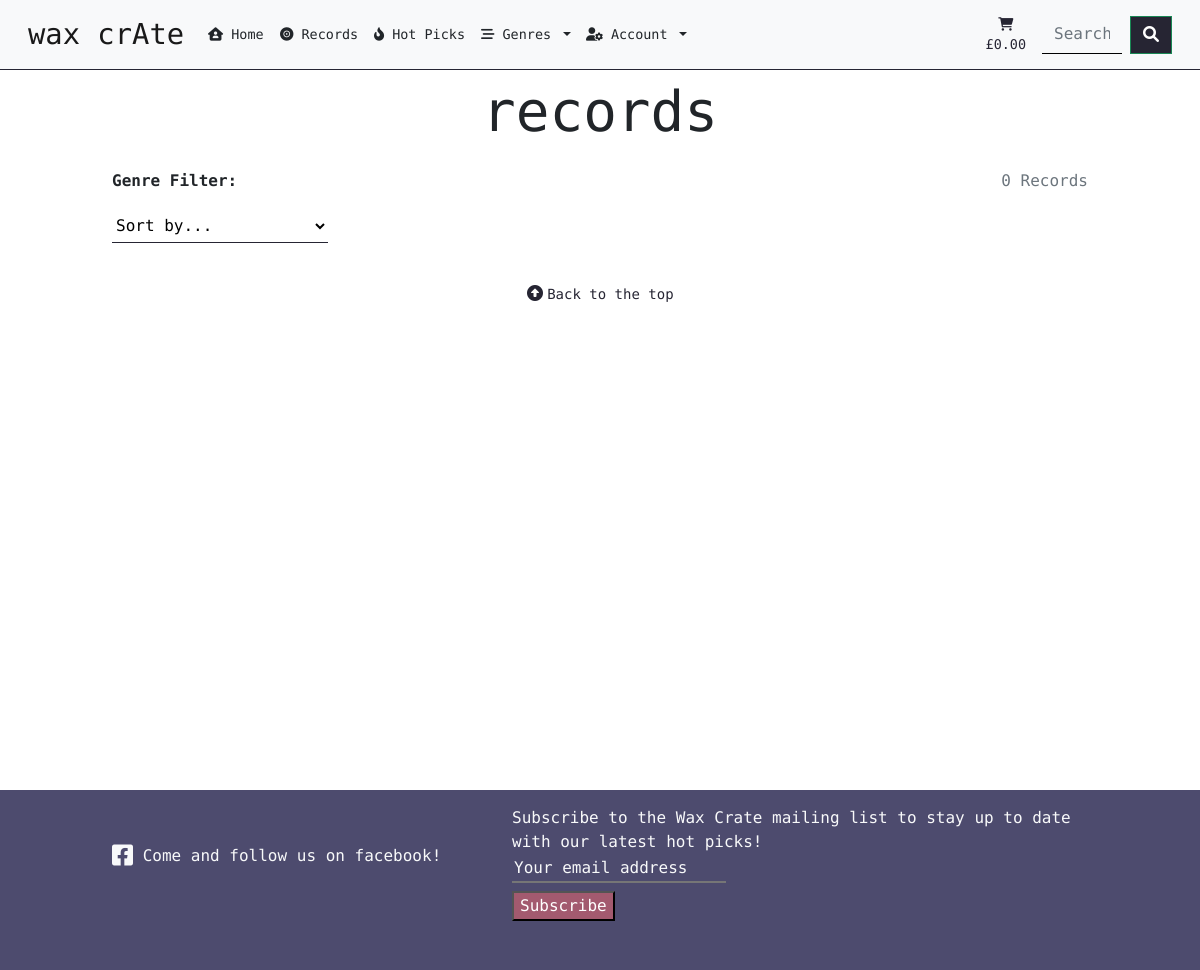
Page /records/ on the earlier database version.
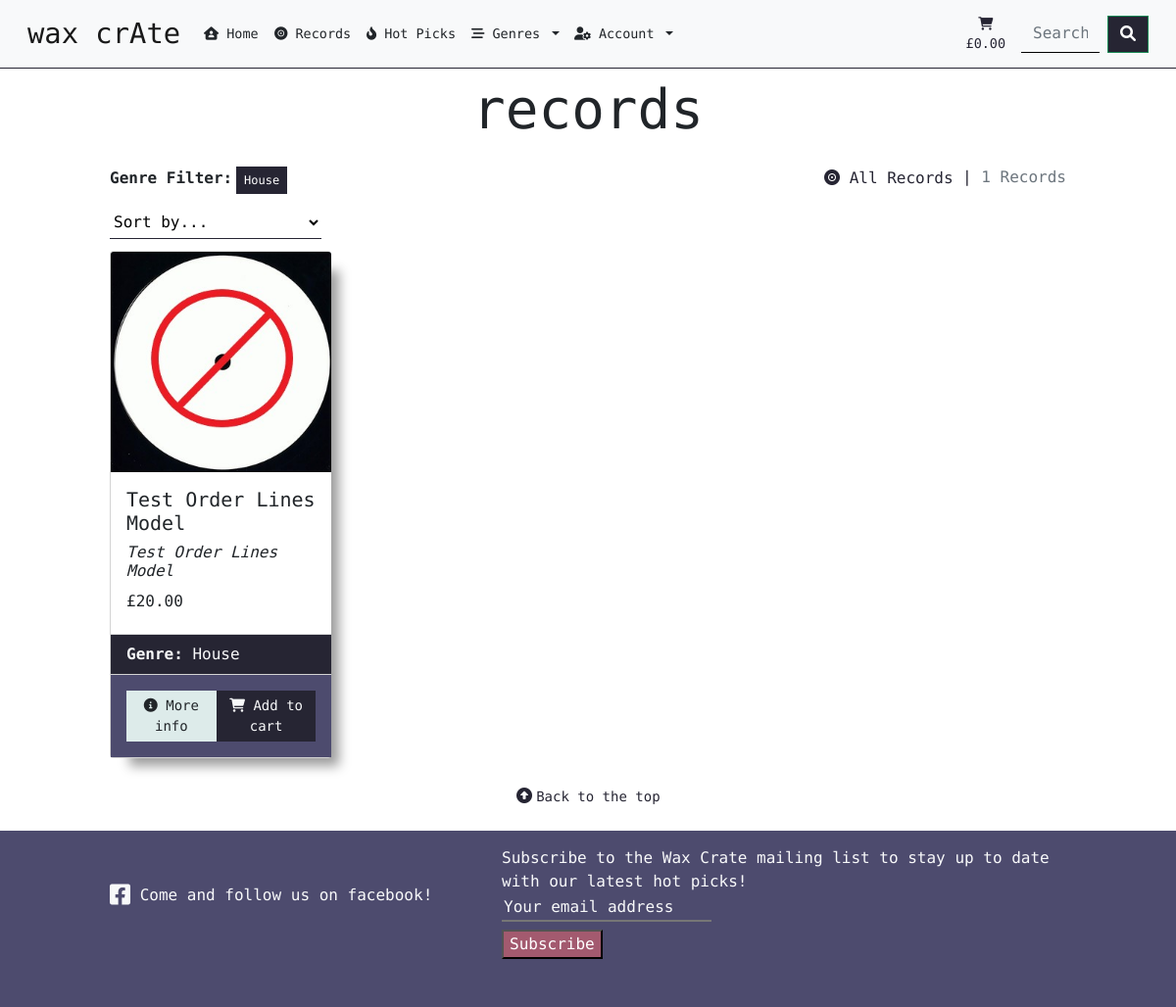
Same page on the later database version.
### records/models.py (models this page shows, shortened)
class Genre(models.Model):
    genre = models.CharField(max_length=254, unique=True)
    def __str__(self):
        return str(self.genre)

class Record(models.Model):
    CONDITION_CHOICES = (
        ('M', 'mint'),
        ('NM', 'near_mint'),
        ('VG', 'very_good'),
        ('G', 'good'),
        ('F', 'fair'),
        ('P', 'poor'),
    )
    genre = models.ForeignKey(
        'Genre', null=True, blank=False, on_delete=models.SET_NULL
        )
    image = models.ImageField(null=True, blank=True)
    title = models.CharField(
        max_length=254, null=False, unique=True, blank=False
    )
    slug = models.SlugField(
        max_length=254, null=False, unique=True, blank=False
    )
    artist = models.CharField(max_length=254, null=False, blank=False)
    record_label = models.CharField(max_length=254, null=False, blank=False)
    release_year = models.CharField(max_length=4, null=False, blank=False)
    hot_pick = models.BooleanField(default=False)
    condition = models.CharField(
        max_length=9, choices=CONDITION_CHOICES,
        default='mint', blank=False, null=False
    )
    price = models.DecimalField(max_digits=6, decimal_places=2)
    tracklist = models.TextField()
    description = models.TextField()
    has_link = models.BooleanField(default=False)
    link_to_music = models.URLField(max_length=1024, null=True, blank=True)

### records/views.py (the view, shortened to what this page needs)
# urls.py: path('', views.all_records, name='records'),
def all_records(request):
    records = Record.objects.all()
    genres = Genre.objects.all()
    query = None
    genre = None
    sort = None
    direction = None
    current_sorting = f'{sort}_{direction}'
    context = {
        'records': records,
        'search_term': query,
        'current_genre': genres,
        'current_sorting': current_sorting,
    }
    return render(request, 'records/records.html', context)

### records/templates/records/records.html (shortened to what this page needs)
{% extends 'base.html' %}
{% load static %}
{% block content %}
<div class="container-fluid footer-holddown">
    <div class="row">
        <div class="col text-center mt-2">
            <h2 class="major-mono display-4 text-lowercase">Records</h2>
        </div>
    </div>
    <div class="row">
        <div class="col-10 col-md-5 offset-1 offset-md-1 d-flex flex-wrap">
            <div class="col d-flex align-items-center flex-wrap">
                <p class="roboto-semi-bold my-auto">Genre Filter: </p>
                {% for genre in current_genre %}
                <a class="genre-badge text-decoration-none" href="{% url 'records' %}?genre={{ genre.genre }}">
                    <span class="p-2 mt-2 m-1 badge rounded-0 roboto-mono-font dark-cta-button hvr-grow-shadow">{{ genre.genre }}</span>
                </a>
                {% endfor %}
            </div>
        </div>
        <div class="col-10 col-md-5 d-flex offset-1 offset-md-0 justify-content-sm-start justify-content-md-end">
            <div class="">
                <p class="text-muted mt-3 text-md-left roboto-mono-font">
                    {% if search_term or current_genre or current_sorting != "None_None" %}
                    <span class="wax-crate-navy-font"><a
                            class="wax-crate-navy-font text-decoration-none hvr-float all-records-page-link"
                            href="{% url 'records' %}"><i class="fa-solid fa-record-vinyl"></i> All Records</a> |
                    </span>
                    {% endif %}
                    {{ records|length }} Records{% if search_term %} found for <strong>"{{ search_term }}"</strong>{% endif %}
                </p>
            </div>
        </div>
    </div>
    <div class="row">
        <div class="col-10 col-md-5 offset-1 offset-md-1">
            <select id="sort-selection-field" class="record-sort-field rounded-0 roboto-mono-font">
                <option value="reset" {% if current_sorting == 'None_None' %} selected {% endif %}>Sort by...</option>
            </select>
        </div>
    </div>
    <div class="row">
        <div class="record-container col-10 offset-1">
            <div class="row">
                {% for record in records %}
                <div class="col-sm-6 col-md-6 col-lg-4 col-xl-3">
                    <article class="card record-card">
                        {% if record.image %}
                        <a href="{% url 'show_record_details' record.slug %}">
                            <img class="card-img-top img-fluid rounded-0" src="{{ record.image.url }}"
                                alt="{{ record.title }}">
                        </a>
                        {% else %}
                        <a href="{% url 'show_record_details' record.slug %}">
                            <img class="card-img-top img-fluid" src="{{ MEDIA_URL }}no-image-available.jpg"
                                alt="No image available">
                        </a>
                        {% endif %}
                        <div class="card-body">
                            <h5 class="card-title roboto-mono-font music-title">{{ record.title }}</h5>
                            <h6 class="card-title roboto-light artist-title"><em>{{ record.artist }}</em></h6>
                            <div class="d-flex justify-content-between">
                                <h6 class="card-title roboto-mono-font">£{{ record.price }}</h6>
                            </div>
                        </div>
                        <ul class="list-group list-group-flush">
                            <li class="list-group-item roboto-mono-font"><strong>Genre:</strong> {{ record.genre }}</li>
                        </ul>
                        <div class="card-body-custom">
                            <a href="{% url 'show_record_details' record.slug %}"
                                class="card-link hvr-grow-shadow roboto-mono-font btn btn-sm rounded-0 more-info-btn"><i
                                    class="fa-solid fa-circle-info"></i> More info</a>
                            <form action="{% url 'add_record_to_cart' record.id %}" method="post">
                                <button type="submit" class="card-link hvr-grow-shadow roboto-mono-font btn btn-sm rounded-0 add-cart-btn">
                                    <i class="fas fa-cart-shopping"></i> Add to cart</a>
                                </button>
                            </form>
                        </div>
                    </article>
                </div>
                {% endfor %}
            </div>
        </div>
    </div>
    <div class="back-to-top-btn-container wax-crate-navy-font text-center mt-4">
        <div>
            <a class="wax-crate-navy-font text-decoration-none hvr-float" id="back-to-top">
                <i class="fa-solid fa-circle-up"></i>
                <small class="roboto-mono-font">Back to the top</small>
            </a>
        </div>
    </div>
</div>
{% endblock %}

### templates/base.html (shortened to what this page needs)
{% load static %}
<!doctype html>
<html lang="en">
<head>
    {% block corecss %}
    <link href="https://cdn.jsdelivr.net/npm/bootstrap@5.1.3/dist/css/bootstrap.min.css" rel="stylesheet"
>
    <link rel="stylesheet" href="https://cdnjs.cloudflare.com/ajax/libs/font-awesome/6.0.0/css/all.min.css"
 />
    <link rel="stylesheet" href="https://cdnjs.cloudflare.com/ajax/libs/hover.css/2.1.1/css/hover-min.css"
 />
    <link rel="stylesheet" href="{% static 'css/base.css' %}">
    {% endblock %}
</head>
<body>
    <header>
        <nav class="navbar navbar-expand-lg navbar-light bg-light">
            <div class="container-fluid">
                <a class="navbar-brand major-mono logo text-lowercase" href="{% url 'home' %}">Wax Cr<span class="text-uppercase">a</span>te</a>
                <div class="collapse navbar-collapse" id="navbarSupportedContent">
                    <ul class="navbar-nav me-auto mb-2 mb-lg-0">
                        <li class="nav-item hvr-float">
                            <a class="nav-link active roboto-mono-font text-dark" aria-current="page"
                                href="{% url 'home' %}"><i class="fa-solid fa-house-user"></i> Home</a>
                        </li>
                        <li class="nav-item hvr-float">
                            <a class="nav-link roboto-mono-font text-dark" href="{% url 'records' %}"><i
                                    class="fa-solid fa-record-vinyl"></i> Records</a>
                        </li>
                        <li class="nav-item hvr-float">
                            <a class="nav-link roboto-mono-font text-dark"
                                href="{% url 'records' %}?hot_picks={{ record.hot_pick }}"><i
                                    class="fa-solid fa-fire-flame-curved"></i> Hot Picks</a>
                        </li>
                        <li class="nav-item dropdown hvr-float">
                            <a class="nav-link dropdown-toggle roboto-mono-font text-dark" href="#"
                                id="navbargenreDropdown" role="button" data-bs-toggle="dropdown" aria-expanded="false">
                                <i class="fa-solid fa-bars-staggered"></i> Genres
                            </a>
                        </li>
                        <li class="nav-item dropdown hvr-float">
                            <a class="nav-link dropdown-toggle roboto-mono-font text-dark" href="#"
                                id="navbaraccountDropdown" role="button" data-bs-toggle="dropdown"
                                aria-expanded="false">
                                <i class="fa-solid fa-user-gear"></i> Account
                            </a>
                        </li>
                    </ul>
                    <a class="nav-link d-none d-lg-block hvr-grow remove-padding" href="{% url 'show_cart' %}" aria-label="Click here to go to your cart">
                        <div class="text-center cart-link">
                            <div><i class="fas fa-cart-shopping"></i></div>
                            <p class="my-0 roboto-mono-font">
                                {% if order_total %}
                                £{{ order_total|floatformat:2 }}
                                {% else %}
                                £0.00
                                {% endif %}
                            </p>
                        </div>
                    </a>
                    <form class="search-form d-flex roboto-mono-font" method="GET" action="{% url 'records' %}">
                        <input class="form-control rounded-0 search-form-custom me-2" type="text" name="q"
                            placeholder="Search the shop" aria-label="Search">
                        <button class="btn btn-outline-success dark-cta-button rounded-0" type="submit"
                            aria-label="Execute search"><i class="fa-solid fa-magnifying-glass"></i></button>
                    </form>
                </div>
            </div>
        </nav>
    </header>
    {% block content %}
    {% endblock %}
    <footer class="w-100">
        <div class="container-fluid">
            <div class="row">
                <div class="col-sm-10 offset-sm-1 col-lg-4 offset-lg-1">
                    <div class="facebook-section mt-3 d-flex align-items-center wax-crate-purple-bg mb-3">
                        <a href="https://www.facebook.com/Wax-Crate-105905128683838" target="_blank" rel="noopener" class="roboto-mono-font wax-crate-grey-font mb-0 text-decoration-none">
                            <i class="fa-brands fa-facebook-square fa-xl"></i> Come and follow us on facebook!
                        </a>
                    </div>
                </div>
                <div class="col-sm-10 offset-sm-1 col-lg-6 offset-lg-0">
                    <div class="mailchimp-section mt-3 mb-3">
                        <link href="//cdn-images.mailchimp.com/embedcode/slim-10_7_dtp.css" rel="stylesheet"
                            type="text/css">
                        <div id="mc_embed_signup">
                            <form
                                action="https://live.us14.list-manage.com/subscribe/post?u=33366589b1290bf02034f7f30&amp;id=05b303c251"
                                method="post" id="mc-embedded-subscribe-form" name="mc-embedded-subscribe-form"
                                class="validate" target="_blank" novalidate>
                                <div id="mc_embed_signup_scroll">
                                    <label for="mce-EMAIL" class="roboto-mono-font wax-crate-grey-font">Subscribe to the Wax Crate mailing list to stay up to date
                                        with our latest hot picks!</label>
                                    <input type="email" value="" name="EMAIL" class="email mb-2 roboto-mono-font" id="mce-EMAIL"
                                        placeholder="Your email address" required>
                                    <div class="optionalParent">
                                        <div class="clear foot">
                                            <input type="submit" value="Subscribe" name="subscribe"
                                                id="mc-embedded-subscribe" class="button rounded-0 alt-cta-button hvr-grow">
                                        </div>
                                    </div>
                                </div>
                            </form>
                        </div>
                    </div>
                </div>
            </div>
        </div>
    </footer>
</body>
</html>

Differences in the rows shown:
added Genre: genre "House"
added Record: title "Test Order Lines Model", artist "Test Order Lines Model", price "20.00", genre "House"
Other differences:
{{ records|length }}: "0" → "1"
text now shown: "All Records |"
